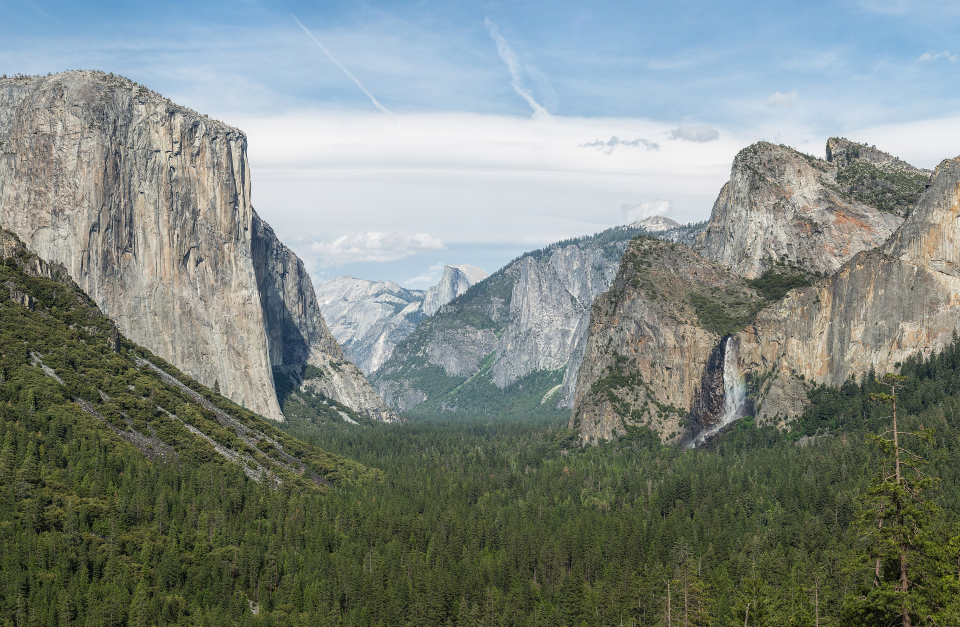
#> input picture nbs/Yosemite_NP_M.jpg, 2880 x 1880 px (shown at 1/3 size)
$ jupyter execute --allow-errors 01_example_of_use.ipynb   (shell and % lines are left out)
#> lines starting #> are read from the running program, lines starting #| are printed output that depends on the picture; after the words box and inside, x2 and y2 are one past the last pixel; in counts of white or black regions, pixels touching at a corner belong together; long printed decimals are rounded
### boxsim/trajectory.py
#AUTOGENERATED! DO NOT EDIT! File to edit: dev/00_trajectory.ipynb (unless otherwise specified).

__all__ = ['show_img', 'sliceImage', 'rotate', 'get_image_patch', 'Trajectory', 'mark_key_points']

#Cell
# export
import matplotlib.pyplot as plt
import cv2
import PIL
import numpy as np

#Cell
def show_img(im, figsize=None, ax=None, alpha=None):
    ' Show a numpy image '
    if not ax: fig, ax = plt.subplots(figsize=figsize)
    ax.imshow(im, alpha=alpha)
    ax.set_axis_off()
    return ax

#Cell
def sliceImage(img, size, pos):
    "Take a small rectangular slice of a larger image `img`"

    sz0 = size[0] // 2
    sz1 = size[1] // 2

    pos[0] = min(pos[0], img.shape[0] - sz0)
    pos[0] = max(pos[0], 0 + sz0)
    pos[1] = min(pos[1], img.shape[1] - sz1)
    pos[1] = max(pos[1], 0 + sz1)

    b0 = pos[0] - sz0
    e0 = pos[0] + sz0
    b1 = pos[1] - sz1
    e1 = pos[1] + sz1

    # sl = img[b0:e0, b1:e1, :]
    sl = img[b0:e0, b1:e1]
    return sl, pos

#Cell
def rotate(image, angle, center=None, scale=1.0):
    "Rotate an image, about center and optionally scale"
    # grab the dimensions of the image
    (h, w) = image.shape[:2]

    # if the center is None, initialize it as the center of
    # the image
    if center is None:
        center = (w // 2, h // 2)

    # perform the rotation
    M = cv2.getRotationMatrix2D(center, angle, scale)
    rotated = cv2.warpAffine(image, M, (w, h))

    # return the rotated image
    return rotated

#Cell

def get_image_patch(img, pos, size=[400, 600], rot=0, scale=1.0):
    "get smaller image patch from `img` "
    exp_size = 200
    img0, cntr = sliceImage(img, [i+exp_size for i in size], pos[:2])
    rotated = rotate(img0, rot, scale=scale)
    img1, cntr0 = sliceImage(rotated, size, [(i+exp_size) // 2 for i in size])
    return img1, cntr

#Cell

class Trajectory:
    "Creates a random walk trajectory of `length` steps based on the `img`"
    def __init__(self, img, length, xyscale=1, zscale=0.1, zcycles=3, acycles=3, deg=5, startpos=[1000,1000]):
        # global START_POS
        self.img = img
        self.startpos = startpos
        # START_POS = np.array(startpos)
        theta = 2 * np.pi * (np.random.rand(length) - 0.5) * 0.4
        theta = np.cumsum(theta, axis=0)
        z = np.sin(np.linspace(0, zcycles * 2 * np.pi, num=length)) * zscale + 1
        angles = (np.sin(np.linspace(0, acycles * 2 * np.pi, num=length)) * 0.5 + 0.5) * deg
        xy = np.column_stack((np.cos(theta), np.sin(theta)))
        xy[0,0], xy[0,1] = 0, 0  # start at zero
        xy = ((np.cumsum(xy, axis=0)) * xyscale)
        self.xyza = np.column_stack((xy, z, angles))
        self.i = 0
        self.length = length
        self.size=[400, 600]

    def __next__(self):
        if self.i < self.length:
            dy = int(self.xyza[self.i, 0] + self.startpos[0])
            dx = int(self.xyza[self.i, 1] + self.startpos[1])
            da = self.xyza[self.i, 3]
            self.i += 1
        else:
            raise StopIteration()

        cur_img, move_actual = get_image_patch(self.img, [dy, dx], size=[400, 600], rot=da)

        move_true = move_actual[0], move_actual[1], da

        return [cur_img, move_true]

    # [7 lines left out: function get_first, not called in this run]

    def __iter__(self):
        return self


#Cell
# [7 lines left out: function mark_key_points, not called in this run]

### nbs/01_example_of_use.ipynb
[cell 1]
from boxsim.trajectory import *

[cell 2]
#hide
#not a dep but we need it for show_doc
from nbdev.showdoc import show_doc

[cell 3]
# default_exp example_of_use
# default_cls_lvl 3

# Examples of use -
> experiment simulator for Boxfish ROV

[cell 4]
# hide
import matplotlib.pyplot as plt
import cv2
import PIL
import numpy as np
import pandas
import moviepy.editor as mvp
from moviepy.video.io.ffmpeg_writer import FFMPEG_VideoWriter
from boxsim.trajectory import *

We choose a large natural image to get image slices to simulate with
 `Yosemite_NP_M  (1880 x 2880 x 3)`

[cell 5]
main_img = np.asarray(PIL.Image.open("Yosemite_NP_M.jpg"))
#> main_img is the input picture: shape (1880, 2880, 3); mean R, G, B 127.3, 136.3, 130

show_img(main_img)
main_img.shape
#> Out = (1880, 2880, 3)

## Show the trajectory of the random walk around the image
> X,Y dimensions are in pixels and starts at pixel 0,0

[cell 6]
traj= Trajectory(np.asarray(PIL.Image.open("Yosemite_NP_M.jpg")), 50)
#> in __init__, `self.startpos = startpos`: self.startpos = [1000, 1000]
plt.plot(traj.xyza[:,0], traj.xyza[:,1])
plt.legend(['Ground Truth XY trajectory'])
plt.title('2d XY')
plt.show()
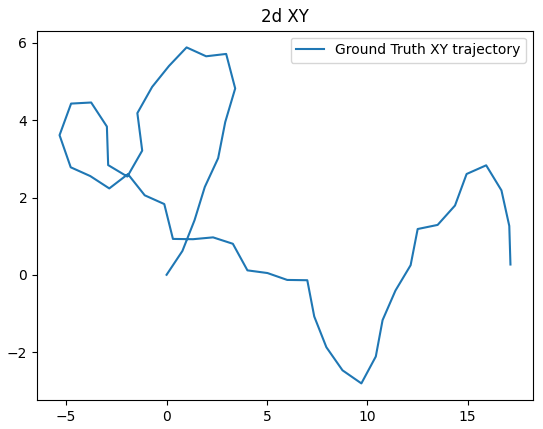
#> figure drawn by matplotlib, 1 panel

## Plot all dimensions of the trajectory
> 'x', 'y', 'scale', 'angle'

[cell 7]
plt.plot(traj.xyza)
plt.legend(['x', 'y', 'scale', 'angle'])
plt.title('x, y, scale, angle')
plt.show()
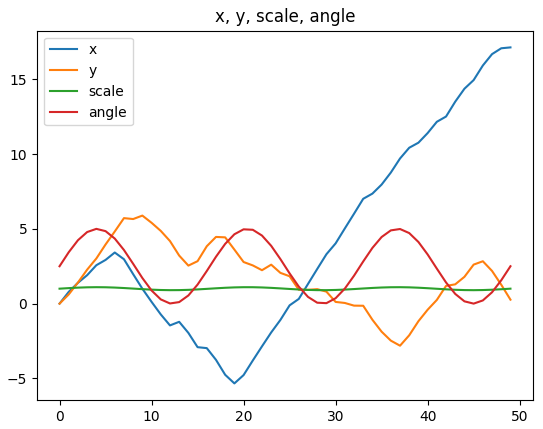
#> figure drawn by matplotlib, 1 panel; curve peaks at x = 49, y = 17.13; curve peaks at x = 9, y = 5.89; curve peaks at x = 4, y = 1.1

## show trajectory in a cv imshow window
> this will only show on local version

[cell 8]
traj = Trajectory(np.asarray(PIL.Image.open("Yosemite_NP_M.jpg")), 50)

move_calc = np.zeros((traj.xyza.shape[0], 3))
move_true = np.zeros((traj.xyza.shape[0], 3))
num_kpts = np.zeros(traj.xyza.shape[0], dtype=np.int0)

for i,f in enumerate(traj):
#> in __next__, `dy = int(self.xyza[self.i, 0] + self.startpos[0])`: dy = 1000
#> in sliceImage, `sl = img[b0:e0, b1:e1]`:
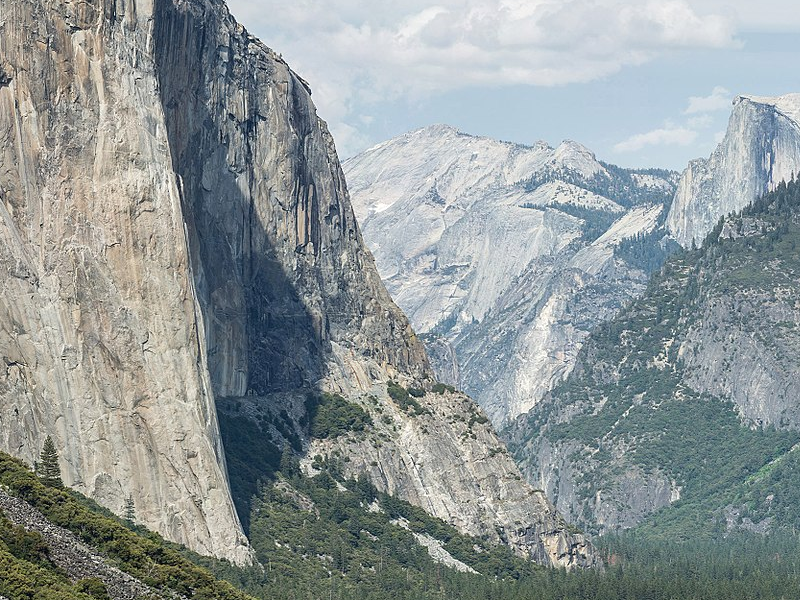
#> sl: shape (600, 800, 3); mean R, G, B 144, 152.3, 152.7
#> in get_image_patch, `img0, cntr = sliceImage(img, [i+exp_size for i in size], pos[:2])`: cntr = [1000, 1000]
#> in rotate, `rotated = cv2.warpAffine(image, M, (w, h))`:
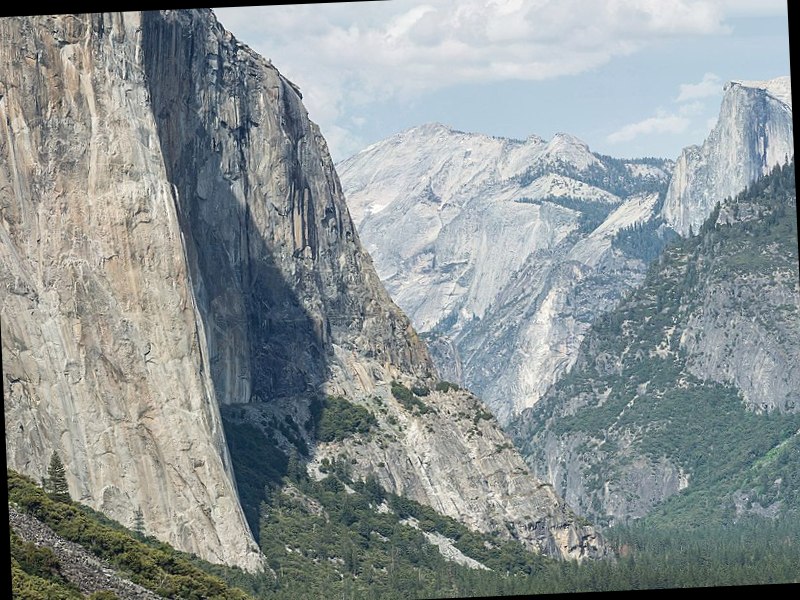
#> rotated: shape (600, 800, 3); mean R, G, B 140.8, 149, 149.6
#> in sliceImage (call 2), `sl = img[b0:e0, b1:e1]`:
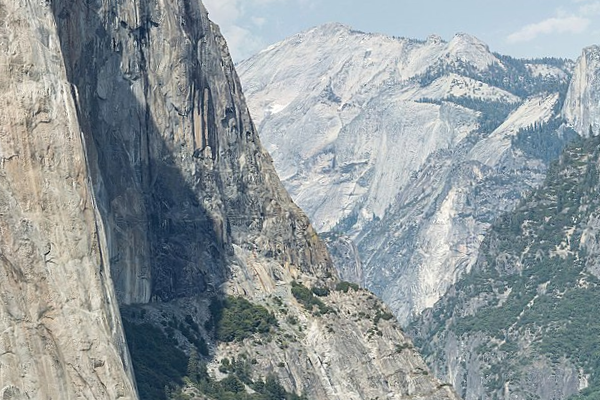
#> sl: shape (400, 600, 3); mean R, G, B 144.1, 153.1, 156.4
#> in get_image_patch, `img1, cntr0 = sliceImage(rotated, size, [(i+exp_size) // 2 for i in si..`: cntr0 = [300, 400]
#> in __next__, `cur_img, move_actual = get_image_patch(self.img, [dy, dx], size=[400, ..`: move_actual = [1000, 1000]
#> in __next__, `move_true = move_actual[0], move_actual[1], da`: move_true = (1000, 1000, 2.5)
    cur_img, move_true[i,:] = f

    num_kpts[i] = 0
    move_calc[i,:] = 0,0,0

    # cv2.imshow("keypoints", img_kps)
    cv2.imshow("keypoints", cv2.cvtColor(cur_img, cv2.COLOR_RGB2BGR))
    cv2.waitKey(10)
    print(':', end='', flush=True)
#> this loop made 50 passes
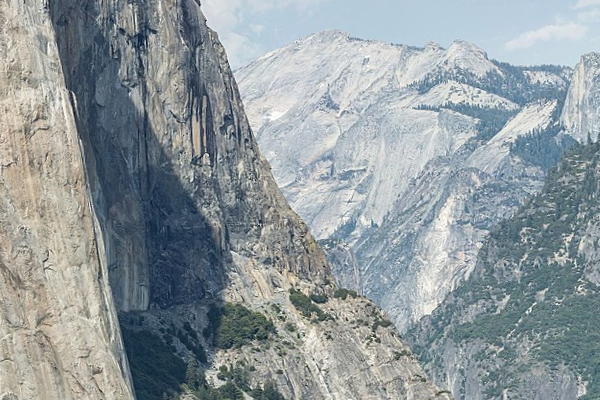
#> cur_img: shape (400, 600, 3); mean R, G, B 144.4, 153.7, 157.3

cv2.destroyAllWindows()

move_true[:,:2] = move_true[:,:2] - traj.startpos

df = pandas.DataFrame(np.column_stack((move_true, move_calc, num_kpts)))
df.columns = ['true_x','true_y', 'true_a','calc_y','calc_x', 'calc_a', 'num_kpts']
print("")
print(df.head())
#|    true_x  true_y    true_a  calc_y  calc_x  calc_a  num_kpts
#| 0     0.0     0.0  2.500     0.0     0.0     0.0       0.0
#| 1     0.0     0.0  3.438     0.0     0.0     0.0       0.0
#| 2     1.0     0.0  4.239     0.0     0.0     0.0       0.0
#| 3     2.0     1.0  4.786     0.0     0.0     0.0       0.0
#| 4     3.0     0.0  4.999     0.0     0.0     0.0       0.0

## Save to MP4 video

[cell 9]
traj = Trajectory(np.asarray(PIL.Image.open("Yosemite_NP_M.jpg")), 50)
#> (the rest of this cell did not finish here and is left out)

## Show result video

[cell 10]
mvp.ipython_display('out.mp4', loop=True)
#> (this line was passed over: moviepy is not available in this run)

## Compere actual to ground truth video

[cell 11]
cum_mov_true = np.cumsum(move_true, axis=0)
cum_mov_calc = np.cumsum(move_calc, axis=0)

fig, axes = plt.subplots(1, 2, figsize=(10, 3))
axes[0].plot(cum_mov_true[:,0], cum_mov_true[:,1])
axes[0].set_title('Ground Truth trajectory')
axes[1].plot(cum_mov_calc[:,1], cum_mov_calc[:,0])
axes[1].set_title('Calculated Trajectory')

plt.tight_layout()
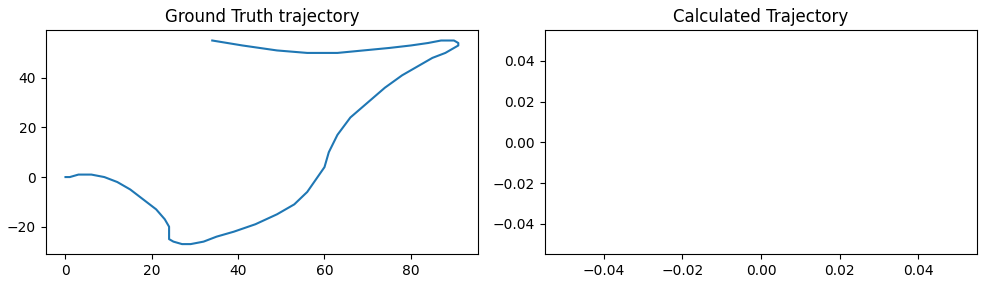
#> figure drawn by matplotlib, 2 panels

## TODO's
### Example cv2.goodFeaturesToTrack() on a 400 x 600 slice of the large image
Uses harris corner detector, good for buildings and furnature, does not seem robust to noise on natural images

[cell 12]
img0 = np.copy(sliceImage(main_img, [400,600], [1100,1000])[0])
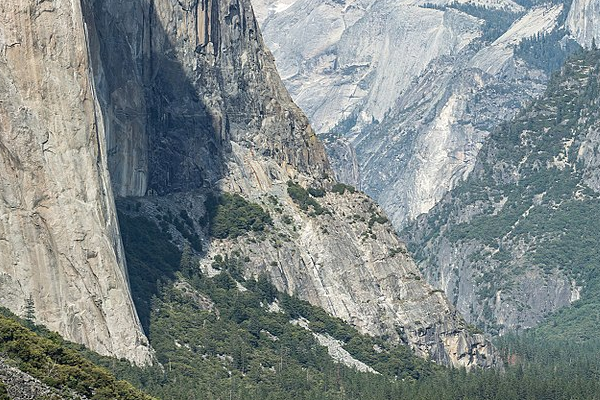
#> img0: shape (400, 600, 3); mean R, G, B 130, 138.9, 138.2

cnrs = cv2.goodFeaturesToTrack(cv2.cvtColor(img0, cv2.COLOR_BGR2GRAY),
                                   maxCorners=200,
                                   qualityLevel=0.01,
                                   minDistance=30,
                                   blockSize=3)
print('Number of keypoints', len(cnrs))
#| Number of keypoints 191
for i in cnrs:
    x,y = i.ravel()
    cv2.circle(img0,(x,y),3,255,-1)
#> this loop made 191 passes
#> i on passes 1 to 3: [[297, 182]], [[401, 329]], [[474, 356]]
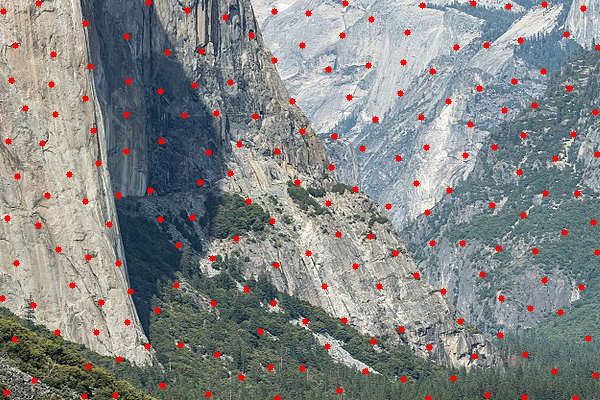
#> img0: shape (400, 600, 3); 2.3% of pixels changed, all inside (x1, y1, x2, y2) = (0, 0, 600, 400)

show_img(img0)
